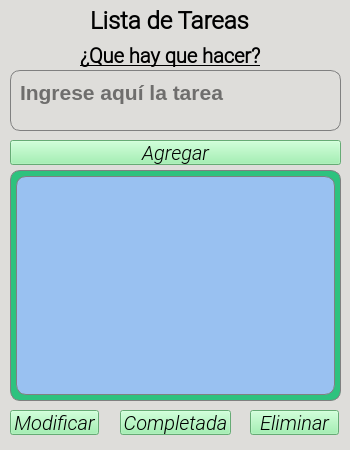
<?xml version="1.0" encoding="UTF-8"?>
<ui version="4.0">
 <class>tareas</class>
 <widget class="QWidget" name="tareas">
  <property name="geometry">
   <rect>
    <x>0</x>
    <y>0</y>
    <width>350</width>
    <height>450</height>
   </rect>
  </property>
  <property name="minimumSize">
   <size>
    <width>350</width>
    <height>450</height>
   </size>
  </property>
  <property name="maximumSize">
   <size>
    <width>350</width>
    <height>450</height>
   </size>
  </property>
  <property name="font">
   <font>
    <pointsize>16</pointsize>
    <bold>true</bold>
   </font>
  </property>
  <property name="windowTitle">
   <string>ToDo</string>
  </property>
  <property name="styleSheet">
   <string notr="true">background-color: rgb(222, 221, 218);
border-top-color: rgb(36, 31, 49);
gridline-color: rgb(36, 31, 49);</string>
  </property>
  <widget class="QLabel" name="Encabezado">
   <property name="geometry">
    <rect>
     <x>90</x>
     <y>0</y>
     <width>161</width>
     <height>41</height>
    </rect>
   </property>
   <property name="font">
    <font>
     <family>Roboto Light</family>
     <pointsize>18</pointsize>
     <bold>true</bold>
     <underline>false</underline>
    </font>
   </property>
   <property name="text">
    <string>Lista de Tareas</string>
   </property>
  </widget>
  <widget class="QPushButton" name="boton_agregar">
   <property name="geometry">
    <rect>
     <x>10</x>
     <y>140</y>
     <width>331</width>
     <height>25</height>
    </rect>
   </property>
   <property name="font">
    <font>
     <family>Roboto Light</family>
     <pointsize>15</pointsize>
     <italic>true</italic>
     <bold>false</bold>
    </font>
   </property>
   <property name="styleSheet">
    <string notr="true">background-color: rgb(143, 240, 164);

</string>
   </property>
   <property name="text">
    <string>Agregar</string>
   </property>
  </widget>
  <widget class="QPushButton" name="boton_modificar">
   <property name="geometry">
    <rect>
     <x>10</x>
     <y>410</y>
     <width>89</width>
     <height>25</height>
    </rect>
   </property>
   <property name="font">
    <font>
     <family>Roboto Light</family>
     <pointsize>15</pointsize>
     <italic>true</italic>
     <bold>false</bold>
    </font>
   </property>
   <property name="styleSheet">
    <string notr="true">background-color: rgb(143, 240, 164);

</string>
   </property>
   <property name="text">
    <string>Modificar</string>
   </property>
  </widget>
  <widget class="QPushButton" name="boton_eliminar">
   <property name="geometry">
    <rect>
     <x>250</x>
     <y>410</y>
     <width>89</width>
     <height>25</height>
    </rect>
   </property>
   <property name="font">
    <font>
     <family>Roboto Light</family>
     <pointsize>15</pointsize>
     <italic>true</italic>
     <bold>false</bold>
    </font>
   </property>
   <property name="styleSheet">
    <string notr="true">background-color: rgb(143, 240, 164);
</string>
   </property>
   <property name="text">
    <string>Eliminar</string>
   </property>
  </widget>
  <widget class="QLabel" name="pregunta_quehacer">
   <property name="geometry">
    <rect>
     <x>80</x>
     <y>40</y>
     <width>191</width>
     <height>31</height>
    </rect>
   </property>
   <property name="font">
    <font>
     <family>Roboto Light</family>
     <pointsize>15</pointsize>
     <bold>true</bold>
     <underline>true</underline>
    </font>
   </property>
   <property name="text">
    <string>¿Que hay que hacer?</string>
   </property>
  </widget>
  <widget class="QTextEdit" name="ingreso_texto_tarea">
   <property name="geometry">
    <rect>
     <x>10</x>
     <y>70</y>
     <width>331</width>
     <height>61</height>
    </rect>
   </property>
   <property name="styleSheet">
    <string notr="true">*{
    border-radius: 10px;
    border: 0.5px solid gray;
padding: 5px;
}
</string>
   </property>
   <property name="placeholderText">
    <string>Ingrese aquí la tarea</string>
   </property>
  </widget>
  <widget class="QScrollArea" name="area_de_lista">
   <property name="geometry">
    <rect>
     <x>10</x>
     <y>170</y>
     <width>331</width>
     <height>231</height>
    </rect>
   </property>
   <property name="styleSheet">
    <string notr="true">*{
    border-radius: 10px;
    border: 0.5px solid gray;
padding: 5px;
background-color: rgb(46, 194, 126);
}</string>
   </property>
   <property name="widgetResizable">
    <bool>true</bool>
   </property>
   <widget class="QWidget" name="scrollAreaWidgetContents">
    <property name="geometry">
     <rect>
      <x>0</x>
      <y>0</y>
      <width>319</width>
      <height>219</height>
     </rect>
    </property>
    <property name="styleSheet">
     <string notr="true">background-color: rgb(153, 193, 241);</string>
    </property>
   </widget>
  </widget>
  <widget class="QPushButton" name="boton_completada">
   <property name="geometry">
    <rect>
     <x>120</x>
     <y>410</y>
     <width>111</width>
     <height>25</height>
    </rect>
   </property>
   <property name="font">
    <font>
     <family>Roboto Light</family>
     <pointsize>15</pointsize>
     <italic>true</italic>
     <bold>false</bold>
    </font>
   </property>
   <property name="styleSheet">
    <string notr="true">background-color: rgb(143, 240, 164);

</string>
   </property>
   <property name="text">
    <string>Completada</string>
   </property>
  </widget>
  <widget class="QLabel" name="logo_imagen">
   <property name="geometry">
    <rect>
     <x>270</x>
     <y>10</y>
     <width>51</width>
     <height>41</height>
    </rect>
   </property>
   <property name="styleSheet">
    <string notr="true">border-image: url(:/cct/descarga.png);
border -radius: 20px</string>
   </property>
   <property name="text">
    <string/>
   </property>
  </widget>
 </widget>
 <tabstops>
  <tabstop>ingreso_texto_tarea</tabstop>
  <tabstop>boton_agregar</tabstop>
  <tabstop>boton_modificar</tabstop>
  <tabstop>boton_completada</tabstop>
  <tabstop>boton_eliminar</tabstop>
  <tabstop>area_de_lista</tabstop>
 </tabstops>
 <resources>
  <include location="logotareas.qrc"/>
 </resources>
 <connections>
  <connection>
   <sender>boton_agregar</sender>
   <signal>clicked()</signal>
   <receiver>tareas</receiver>
   <slot>boton_agregar_clicked()</slot>
   <hints>
    <hint type="sourcelabel">
     <x>100</x>
     <y>150</y>
    </hint>
    <hint type="destinationlabel">
     <x>38</x>
     <y>30</y>
    </hint>
   </hints>
  </connection>
  <connection>
   <sender>boton_modificar</sender>
   <signal>clicked()</signal>
   <receiver>tareas</receiver>
   <slot>boton_modificar_clicked()</slot>
   <hints>
    <hint type="sourcelabel">
     <x>75</x>
     <y>422</y>
    </hint>
    <hint type="destinationlabel">
     <x>3</x>
     <y>380</y>
    </hint>
   </hints>
  </connection>
  <connection>
   <sender>boton_completada</sender>
   <signal>clicked()</signal>
   <receiver>tareas</receiver>
   <slot>boton_completar_clicked()</slot>
   <hints>
    <hint type="sourcelabel">
     <x>191</x>
     <y>426</y>
    </hint>
    <hint type="destinationlabel">
     <x>114</x>
     <y>426</y>
    </hint>
   </hints>
  </connection>
  <connection>
   <sender>boton_eliminar</sender>
   <signal>clicked()</signal>
   <receiver>tareas</receiver>
   <slot>boton_eliminar_clicked()</slot>
   <hints>
    <hint type="sourcelabel">
     <x>310</x>
     <y>426</y>
    </hint>
    <hint type="destinationlabel">
     <x>245</x>
     <y>436</y>
    </hint>
   </hints>
  </connection>
 </connections>
 <slots>
  <slot>boton_agregar_clicked()</slot>
  <slot>boton_modificar_clicked()</slot>
  <slot>boton_completar_clicked()</slot>
  <slot>boton_eliminar_clicked()</slot>
 </slots>
</ui>
